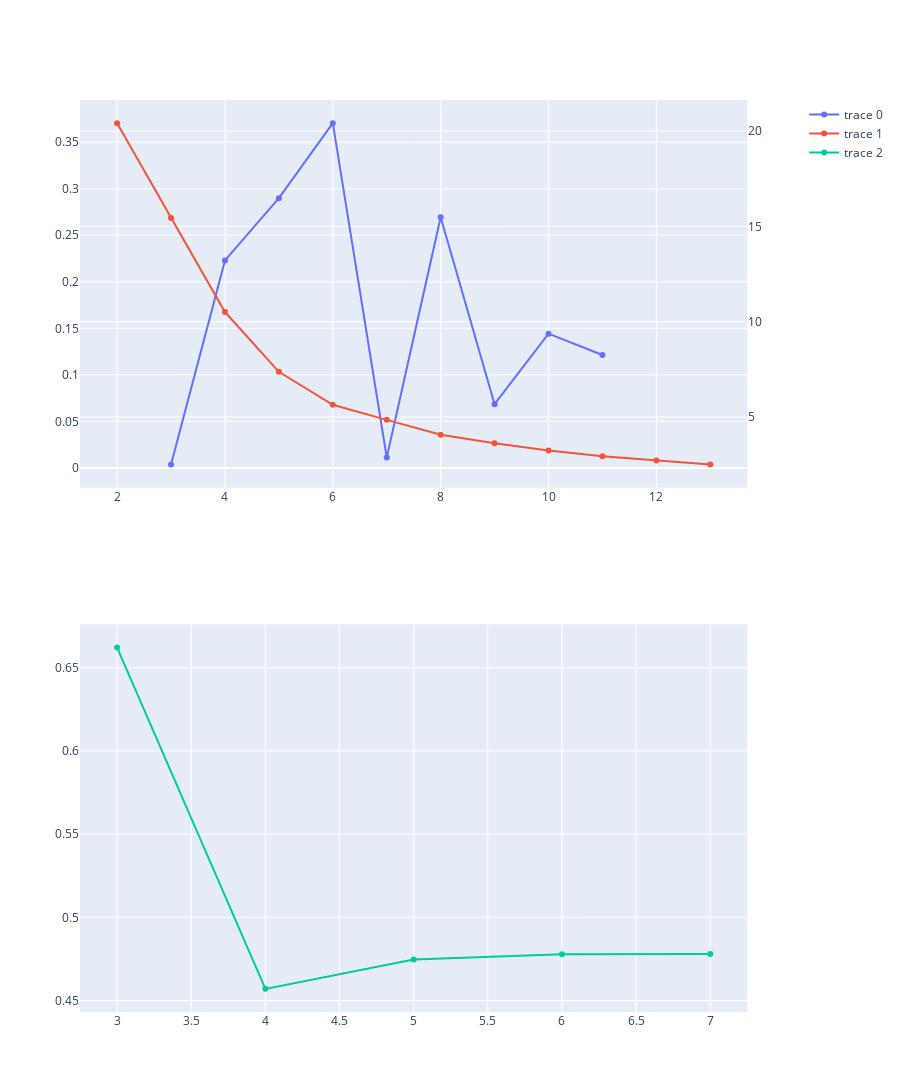

The code cell stored with this chart in its notebook:
### Code cell
fig = make_subplots(rows=2, cols=1, specs=[[{"secondary_y": True}], [{"secondary_y": False}]])
fig.add_trace( go.Line(x = list(range(3,12)), y = elbow_d), row=1, col=1, secondary_y = False )
fig.add_trace(go.Line(x = list(range(2,14)), y = elbow), row=1, col=1, secondary_y = True)
fig.add_trace(go.Scatter(x = list(range(3, 3+6)), y = silhouette), row=2, col=1)
fig.update_layout(height = 1200)
fig

### Figure 1 — Plotly figure (JSON) as saved in the notebook; plotly's stock layout.template omitted (floating-point values rounded to 4 significant figures)
{"data": [{"type": "scatter", "x": [3, 4, 5, 6, 7, 8, 9, 10, 11], "xaxis": "x", "y": [0.003672, 0.223, 0.2899, 0.3705, 0.01117, 0.2694, 0.06841, 0.1442, 0.1214, 0.04254], "yaxis": "y"}, {"type": "scatter", "x": [2, 3, 4, 5, 6, 7, 8, 9, 10, 11, 12, 13], "xaxis": "x", "y": [20.43, 15.45, 10.51, 7.371, 5.643, 4.849, 4.073, 3.627, 3.237, 2.946, 2.717, 2.508], "yaxis": "y2"}, {"type": "scatter", "x": [3, 4, 5, 6, 7, 8], "xaxis": "x2", "y": [0.6621, 0.457, 0.4746, 0.4778, 0.4779], "yaxis": "y3"}], "layout": {"height": 1200, "xaxis": {"anchor": "y", "domain": [0, 0.94]}, "xaxis2": {"anchor": "y3", "domain": [0, 0.94]}, "yaxis": {"anchor": "x", "domain": [0.575, 1]}, "yaxis2": {"anchor": "x", "overlaying": "y", "side": "right"}, "yaxis3": {"anchor": "x2", "domain": [0, 0.425]}}}
